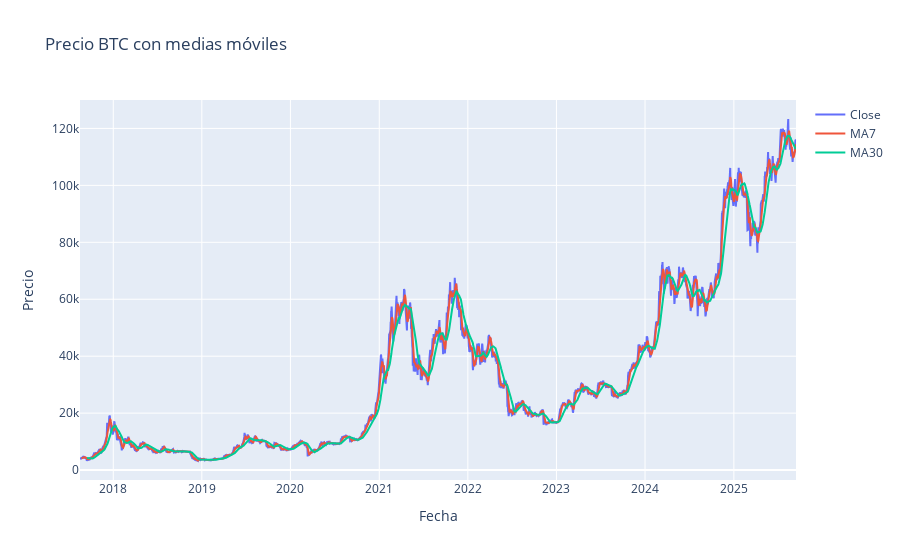

Notebook code for this chart:
### Code cell
import plotly.graph_objects as go

fig = go.Figure()
for col in ["Close", "MA7", "MA30"]:
    fig.add_trace(go.Scatter(x=btc.index, y=btc[col], mode="lines", name=col))
fig.update_layout(title="Precio BTC con medias móviles", xaxis_title="Fecha", yaxis_title="Precio")
fig.show()

### Figure 1 — Plotly figure (JSON) as saved in the notebook; plotly's stock layout.template omitted (floating-point values rounded to 4 significant figures; data arrays with more than 128 entries replaced by an {"elided": "..."} marker saying what was removed)
{"data": [{"mode": "lines", "name": "Close", "type": "scatter", "x": {"elided": "2951 str values"}, "y": {"elided": "2951 float values"}}, {"mode": "lines", "name": "MA7", "type": "scatter", "x": {"elided": "2951 str values"}, "y": {"elided": "2951 float values"}}, {"mode": "lines", "name": "MA30", "type": "scatter", "x": {"elided": "2951 str values"}, "y": {"elided": "2951 float values"}}], "layout": {"title": {"text": "Precio BTC con medias móviles"}, "xaxis": {"title": {"text": "Fecha"}}, "yaxis": {"title": {"text": "Precio"}}}}
